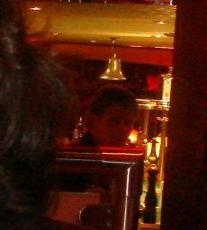
#> input picture HOG+SVM_face_rec/SVM_face_rec/train_data/original_train/n/n100_7.jpg, 207 x 230 px; its folder holds only this picture in this run
$ python -i hoggy.py   (imports and definitions only)   (older library calls are emulated)
#> lines starting #> are read from the running program, lines starting #| are printed output that depends on the picture
#> further down, picture is the input picture: shape (230, 207, 3); mean B, G, R 10.9, 28.8, 73.6
# -*- coding: utf-8 -*-
"""
Created on Thu Jul 18 08:34:24 2019

@author: aiss
"""

import cv2
import numpy as np
import math
#import matplotlib.pyplot as plt


class Hog_descriptor():
    def __init__(self, img, cell_size=16, bin_size=8):
#> called with cell_size = 16, bin_size = 8
        self.img = img
        self.img = np.sqrt(img / np.max(img))
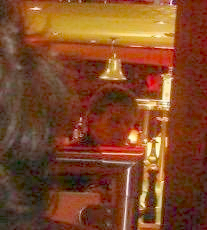
#> self.img: shape (230, 207, 3) float64; mean B, G, R 0.157, 0.287, 0.504
        self.img = img * 255
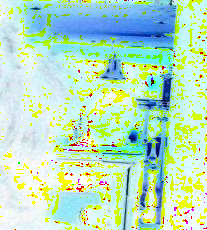
#> self.img: shape (230, 207, 3); mean B, G, R 197.4, 223.8, 182.4
        self.cell_size = cell_size
        self.bin_size = bin_size
        self.angle_unit = 360 // self.bin_size
        if type(self.bin_size)!=int:
            raise AssertionError("bin_size should be integer,")
        if type(self.cell_size)!=int:
            raise AssertionError("bin_size should be integer,")
        if type(self.angle_unit)!=int:
            raise AssertionError("bin_size should be integer,")

    def extract(self):
#> (the run stopped early here; a loop or call above may not have finished)

$ run again, on HOG+SVM_face_rec/SVM_face_rec/train_data/original_train/n/n101_1.jpg
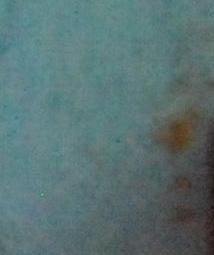
#> input picture HOG+SVM_face_rec/SVM_face_rec/train_data/original_train/n/n101_1.jpg, 214 x 255 px
#> picture is the input picture: shape (255, 214, 3); mean B, G, R 115.3, 114.3, 89.4
#> in __init__, `self.img = np.sqrt(img / np.max(img))`:
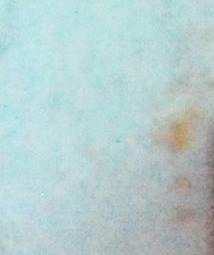
#> self.img: shape (255, 214, 3) float64; mean B, G, R 0.811, 0.808, 0.717
#> in __init__, `self.img = img * 255`:
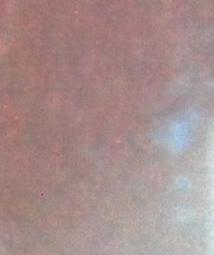
#> self.img: shape (255, 214, 3); mean B, G, R 140.7, 141.7, 166.6

$ run again, on HOG+SVM_face_rec/SVM_face_rec/train_data/original_train/n/n103_2.jpg
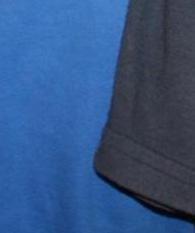
#> input picture HOG+SVM_face_rec/SVM_face_rec/train_data/original_train/n/n103_2.jpg, 195 x 233 px
#> picture is the input picture: shape (233, 195, 3); mean B, G, R 132.3, 84.8, 52.2
#> in __init__, `self.img = np.sqrt(img / np.max(img))`:
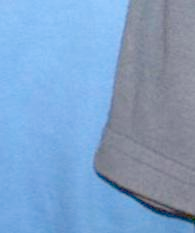
#> self.img: shape (233, 195, 3) float64; mean B, G, R 0.786, 0.635, 0.5
#> in __init__, `self.img = img * 255`:
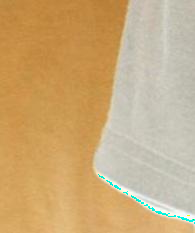
#> self.img: shape (233, 195, 3); mean B, G, R 123.7, 171.2, 202.8
